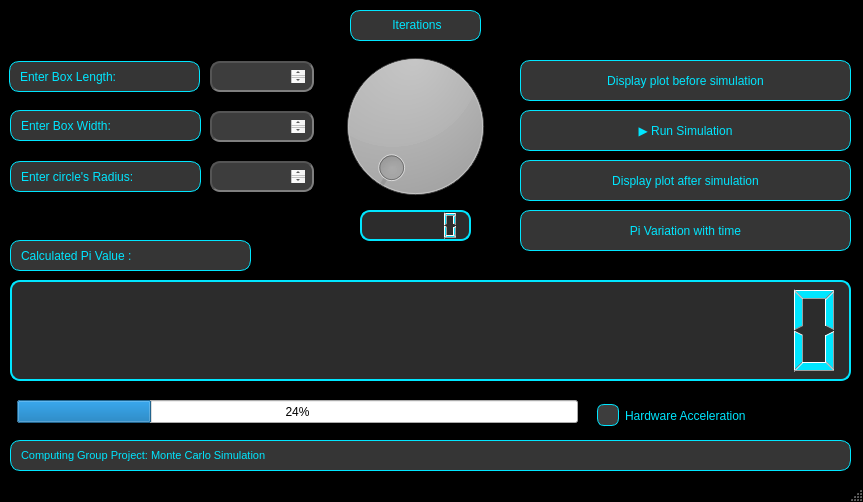
<?xml version="1.0" encoding="UTF-8"?>
<ui version="4.0">
 <class>MainWindow</class>
 <widget class="QMainWindow" name="MainWindow">
  <property name="geometry">
   <rect>
    <x>0</x>
    <y>0</y>
    <width>863</width>
    <height>502</height>
   </rect>
  </property>
  <property name="cursor">
   <cursorShape>PointingHandCursor</cursorShape>
  </property>
  <property name="mouseTracking">
   <bool>true</bool>
  </property>
  <property name="windowTitle">
   <string>MainWindow</string>
  </property>
  <property name="styleSheet">
   <string notr="true">QMainWindow {
    background-color: rgb(0, 0, 0);
}

QLabel {background-color: rgb(53, 53, 53);
font: 75 13pt &quot;Courier New&quot;;
color: rgb(0, 230, 255);
padding: 7px;
border: 1px solid rgb(0, 230, 255);
border-radius: 10px;
}
QLineEdit{background-color: rgb(53, 53, 53);
font: 75 13pt &quot;Courier New&quot;;
color: rgb(0, 230, 255);
padding: 7px;
border: 1px solid rgb(0, 230, 255);
border-radius: 10px;
}

QTextEdit {background-color:rgb(61, 61, 61); color: rgb(0, 230, 255);
font: 12px &quot;Courier New&quot;;
border: 2px inset rgb(85,85,85);
border-radius: 10px;
padding: 7px;
}

QPushButton { background-color: rgb(53, 53, 53);color: rgb(0, 230, 255);
border: 1px solid rgb(0, 230, 255);
border-radius: 10px;
padding: 7px;
font: 75 13pt &quot;Courier New&quot;;
}

QPushButton:hover {background-color: rgb(68, 68, 68); 
border: 2px solid rgb(0, 255, 255); 
}

QPushButton:pressed {background-color: rgb(0, 230, 255); 
 color:rgb(0, 0, 0);
}

QCheckBox {color:rgb(0, 230, 255);
font: 75 13pt &quot;Courier New&quot;;;
padding: 7px;
}

QCheckBox::indicator {width: 20px; height: 20px; 
background-color: rgb(61, 61, 61);
border: 1px solid rgb(0, 230, 255);
border-radius: 7px;

}

QCheckBox::indicator:checked {background-color: rgb(0, 230, 255);
border: 2px solid rgb(0, 255, 255);
}


QLCDNumber { background-color: rgb(44, 44, 44);
color:  rgb(0, 230, 255); 
border: 2px solid rgb(0, 230, 255); 
border-radius: 10px;
padding: 7px;
}


QWidget#circleWidget { background-color: rgb(92, 92, 92);
border: 3px solid rgb(0, 230, 255);
border-radius: 50%;
}

QDial{ background-color: rgb(103, 103, 103);
border: 2px solid rgb(158, 158, 158);
}
</string>
  </property>
  <widget class="QWidget" name="centralwidget">
   <widget class="QLabel" name="label">
    <property name="geometry">
     <rect>
      <x>9</x>
      <y>61</y>
      <width>191</width>
      <height>31</height>
     </rect>
    </property>
    <property name="text">
     <string>Enter Box Length:</string>
    </property>
   </widget>
   <widget class="QLabel" name="label_2">
    <property name="geometry">
     <rect>
      <x>10</x>
      <y>110</y>
      <width>191</width>
      <height>31</height>
     </rect>
    </property>
    <property name="text">
     <string>Enter Box Width:</string>
    </property>
   </widget>
   <widget class="QLabel" name="label_3">
    <property name="geometry">
     <rect>
      <x>10</x>
      <y>161</y>
      <width>191</width>
      <height>31</height>
     </rect>
    </property>
    <property name="text">
     <string>Enter circle's Radius:</string>
    </property>
   </widget>
   <widget class="QTextEdit" name="textEdit">
    <property name="geometry">
     <rect>
      <x>210</x>
      <y>61</y>
      <width>104</width>
      <height>31</height>
     </rect>
    </property>
    <property name="styleSheet">
     <string notr="true"/>
    </property>
   </widget>
   <widget class="QTextEdit" name="textEdit_2">
    <property name="geometry">
     <rect>
      <x>210</x>
      <y>111</y>
      <width>104</width>
      <height>31</height>
     </rect>
    </property>
   </widget>
   <widget class="QTextEdit" name="textEdit_3">
    <property name="geometry">
     <rect>
      <x>210</x>
      <y>161</y>
      <width>104</width>
      <height>31</height>
     </rect>
    </property>
   </widget>
   <widget class="QDial" name="dial">
    <property name="geometry">
     <rect>
      <x>320</x>
      <y>41</y>
      <width>191</width>
      <height>171</height>
     </rect>
    </property>
    <property name="styleSheet">
     <string notr="true"/>
    </property>
    <property name="maximum">
     <number>100000</number>
    </property>
    <property name="invertedAppearance">
     <bool>false</bool>
    </property>
    <property name="invertedControls">
     <bool>false</bool>
    </property>
   </widget>
   <widget class="QLabel" name="label_4">
    <property name="geometry">
     <rect>
      <x>350</x>
      <y>10</y>
      <width>131</width>
      <height>31</height>
     </rect>
    </property>
    <property name="text">
     <string>&lt;html&gt;&lt;head/&gt;&lt;body&gt;&lt;p align=&quot;center&quot;&gt;Iterations&lt;/p&gt;&lt;/body&gt;&lt;/html&gt;</string>
    </property>
   </widget>
   <widget class="QPushButton" name="pushButton">
    <property name="geometry">
     <rect>
      <x>520</x>
      <y>60</y>
      <width>331</width>
      <height>41</height>
     </rect>
    </property>
    <property name="text">
     <string>Display plot before simulation</string>
    </property>
   </widget>
   <widget class="QPushButton" name="pushButton_2">
    <property name="geometry">
     <rect>
      <x>520</x>
      <y>210</y>
      <width>331</width>
      <height>41</height>
     </rect>
    </property>
    <property name="text">
     <string>Pi Variation with time</string>
    </property>
   </widget>
   <widget class="QPushButton" name="pushButton_3">
    <property name="geometry">
     <rect>
      <x>520</x>
      <y>160</y>
      <width>331</width>
      <height>41</height>
     </rect>
    </property>
    <property name="cursor">
     <cursorShape>PointingHandCursor</cursorShape>
    </property>
    <property name="text">
     <string>Display plot after simulation</string>
    </property>
   </widget>
   <widget class="QCheckBox" name="checkBox_2">
    <property name="geometry">
     <rect>
      <x>590</x>
      <y>400</y>
      <width>261</width>
      <height>31</height>
     </rect>
    </property>
    <property name="text">
     <string>Hardware Acceleration</string>
    </property>
   </widget>
   <widget class="QLCDNumber" name="lcdNumber">
    <property name="geometry">
     <rect>
      <x>10</x>
      <y>280</y>
      <width>841</width>
      <height>101</height>
     </rect>
    </property>
    <property name="smallDecimalPoint">
     <bool>false</bool>
    </property>
    <property name="digitCount">
     <number>17</number>
    </property>
    <property name="value" stdset="0">
     <double>0.000000000000000</double>
    </property>
   </widget>
   <widget class="QLabel" name="label_5">
    <property name="geometry">
     <rect>
      <x>10</x>
      <y>240</y>
      <width>241</width>
      <height>31</height>
     </rect>
    </property>
    <property name="text">
     <string>Calculated Pi Value :</string>
    </property>
   </widget>
   <widget class="QLCDNumber" name="lcdNumber_2">
    <property name="geometry">
     <rect>
      <x>360</x>
      <y>210</y>
      <width>111</width>
      <height>31</height>
     </rect>
    </property>
    <property name="smallDecimalPoint">
     <bool>false</bool>
    </property>
    <property name="digitCount">
     <number>6</number>
    </property>
    <property name="value" stdset="0">
     <double>0.000000000000000</double>
    </property>
   </widget>
   <widget class="QLabel" name="label_6">
    <property name="geometry">
     <rect>
      <x>10</x>
      <y>440</y>
      <width>841</width>
      <height>31</height>
     </rect>
    </property>
    <property name="text">
     <string>&lt;html&gt;&lt;head/&gt;&lt;body&gt;&lt;p&gt;&lt;span style=&quot; font-size:8pt;&quot;&gt;Computing Group Project: Monte Carlo Simulation&lt;/span&gt;&lt;/p&gt;&lt;/body&gt;&lt;/html&gt;</string>
    </property>
   </widget>
   <widget class="QPushButton" name="pushButton_4">
    <property name="geometry">
     <rect>
      <x>520</x>
      <y>110</y>
      <width>331</width>
      <height>41</height>
     </rect>
    </property>
    <property name="text">
     <string>▶ Run Simulation</string>
    </property>
   </widget>
   <widget class="QProgressBar" name="progressBar">
    <property name="geometry">
     <rect>
      <x>17</x>
      <y>400</y>
      <width>561</width>
      <height>23</height>
     </rect>
    </property>
    <property name="value">
     <number>24</number>
    </property>
   </widget>
  </widget>
  <widget class="QStatusBar" name="statusbar"/>
 </widget>
 <resources/>
 <connections/>
</ui>
